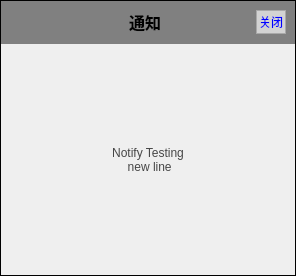
<?xml version="1.0" encoding="UTF-8"?>
<ui version="4.0">
 <class>NotifyWidget</class>
 <widget class="QWidget" name="NotifyWidget">
  <property name="geometry">
   <rect>
    <x>0</x>
    <y>0</y>
    <width>296</width>
    <height>276</height>
   </rect>
  </property>
  <property name="windowTitle">
   <string>NotifyWidget</string>
  </property>
  <property name="styleSheet">
   <string notr="true"/>
  </property>
  <layout class="QVBoxLayout" name="verticalLayout" stretch="0,1">
   <property name="spacing">
    <number>0</number>
   </property>
   <property name="leftMargin">
    <number>0</number>
   </property>
   <property name="topMargin">
    <number>0</number>
   </property>
   <property name="rightMargin">
    <number>0</number>
   </property>
   <property name="bottomMargin">
    <number>0</number>
   </property>
   <item>
    <widget class="QWidget" name="TitleWidget" native="true">
     <property name="styleSheet">
      <string notr="true">QWidget
{
	background-color: gray;
	border: 1px solid black;
	border-bottom: none;
}</string>
     </property>
     <layout class="QHBoxLayout" name="horizontalLayout_2">
      <property name="leftMargin">
       <number>40</number>
      </property>
      <property name="topMargin">
       <number>10</number>
      </property>
      <property name="rightMargin">
       <number>10</number>
      </property>
      <property name="bottomMargin">
       <number>10</number>
      </property>
      <item>
       <widget class="QLabel" name="lbNotifyTitle">
        <property name="font">
         <font>
          <family>微软雅黑</family>
          <pointsize>12</pointsize>
          <weight>75</weight>
          <bold>true</bold>
         </font>
        </property>
        <property name="styleSheet">
         <string notr="true">QLabel
{
	border: none;
}</string>
        </property>
        <property name="text">
         <string>通知</string>
        </property>
        <property name="alignment">
         <set>Qt::AlignCenter</set>
        </property>
       </widget>
      </item>
      <item>
       <widget class="QPushButton" name="btnNotifyClose">
        <property name="minimumSize">
         <size>
          <width>30</width>
          <height>24</height>
         </size>
        </property>
        <property name="maximumSize">
         <size>
          <width>30</width>
          <height>24</height>
         </size>
        </property>
        <property name="styleSheet">
         <string notr="true">QPushButton
{
	color: blue;
	border: 1px solid darkgray;
	background-color: lightgray;
}

QPushButton:hover
{
	color: lightblue;
	background-color: gray;
}</string>
        </property>
        <property name="text">
         <string>关闭</string>
        </property>
        <property name="flat">
         <bool>true</bool>
        </property>
       </widget>
      </item>
     </layout>
    </widget>
   </item>
   <item>
    <widget class="QLabel" name="lbMessage">
     <property name="styleSheet">
      <string notr="true">QLabel
{
	color: rgb(70, 70, 70);
	border: 1px solid black;
	border-top: none;
}</string>
     </property>
     <property name="text">
      <string>Notify Testing 
 new line</string>
     </property>
     <property name="alignment">
      <set>Qt::AlignCenter</set>
     </property>
    </widget>
   </item>
  </layout>
 </widget>
 <layoutdefault spacing="6" margin="11"/>
 <resources/>
 <connections/>
</ui>
